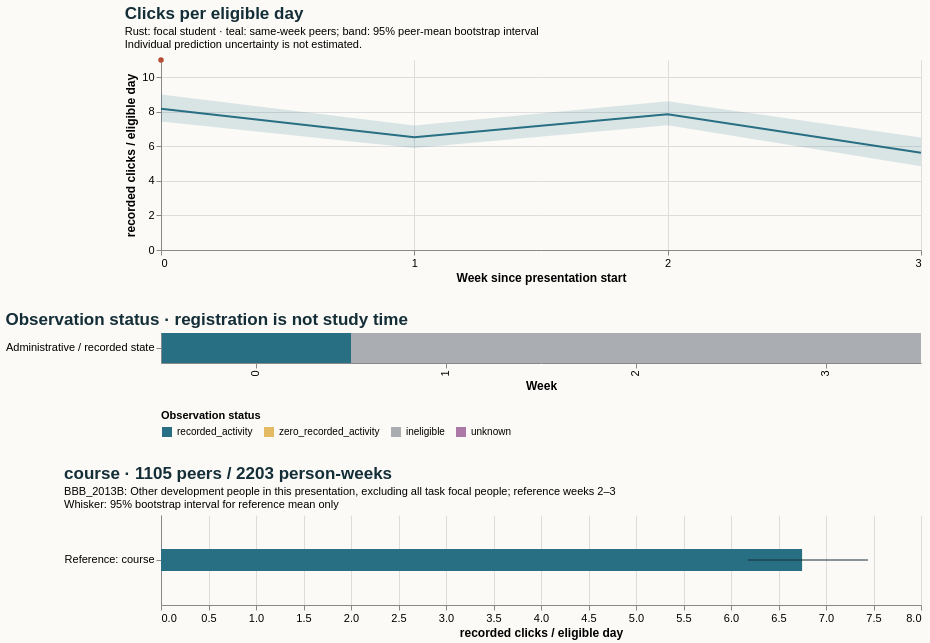

The specification (Vega-Lite) saved for this image:
### Vega-Lite specification from a JSON file in a GitHub repository (floating-point values rounded to 4 significant figures)
{"$schema": "https://vega.github.io/schema/vega-lite/v5.20.1.json", "config": {"axis": {"labelFontSize": 11, "titleFontSize": 12}, "background": "#fbfaf7", "font": "sans-serif", "title": {"anchor": "start", "color": "#142e38", "fontSize": 17, "subtitleFontSize": 11}, "view": {"continuousHeight": 300, "continuousWidth": 300, "stroke": null}}, "datasets": {"data-666cd0ef6f68173f0ae2743beb67f0e4": [{"end_day": 6, "focal_value": 11.0, "peer_ci_high": 9.0, "peer_ci_low": 7.447, "peer_mean": 8.174, "peer_observations": 1127, "peer_people": 1127, "reference": "course", "unit": "recorded clicks / eligible day", "week": 0}, {"end_day": 13, "focal_value": null, "peer_ci_high": 7.211, "peer_ci_low": 5.899, "peer_mean": 6.521, "peer_observations": 1121, "peer_people": 1121, "reference": "course", "unit": "recorded clicks / eligible day", "week": 1}, {"end_day": 20, "focal_value": null, "peer_ci_high": 8.611, "peer_ci_low": 7.222, "peer_mean": 7.865, "peer_observations": 1105, "peer_people": 1105, "reference": "course", "unit": "recorded clicks / eligible day", "week": 2}, {"end_day": 27, "focal_value": null, "peer_ci_high": 6.513, "peer_ci_low": 4.853, "peer_mean": 5.625, "peer_observations": 1098, "peer_people": 1098, "reference": "course", "unit": "recorded clicks / eligible day", "week": 3}], "data-89a72f8ec02b7692eee1a8b311bfa20f": [{"eligible_days": 5.0, "end_day": 6, "logging_completeness": "unknown", "observation_status": "recorded_activity", "row": "Administrative / recorded state", "score_status": "withheld_release_time_unknown", "start_day": 0, "value": 11.0, "week": 0}, {"eligible_days": 0.0, "end_day": 13, "logging_completeness": "unknown", "observation_status": "ineligible", "row": "Administrative / recorded state", "score_status": "withheld_release_time_unknown", "start_day": 7, "value": null, "week": 1}, {"eligible_days": 0.0, "end_day": 20, "logging_completeness": "unknown", "observation_status": "ineligible", "row": "Administrative / recorded state", "score_status": "withheld_release_time_unknown", "start_day": 14, "value": null, "week": 2}, {"eligible_days": 0.0, "end_day": 27, "logging_completeness": "unknown", "observation_status": "ineligible", "row": "Administrative / recorded state", "score_status": "withheld_release_time_unknown", "start_day": 21, "value": null, "week": 3}], "data-ad1681db8c553fe6ffdbb00f3138d83d": [{"hi": null, "lo": null, "series": "Focal: weeks 2–3", "value": null}, {"hi": 7.442, "lo": 6.18, "series": "Reference: course", "value": 6.748}]}, "resolve": {"scale": {"color": "independent"}}, "spacing": 28, "vconcat": [{"data": {"name": "data-666cd0ef6f68173f0ae2743beb67f0e4"}, "height": 190, "layer": [{"encoding": {"x": {"axis": {"tickMinStep": 1}, "field": "week", "title": "Week since presentation start", "type": "quantitative"}, "y": {"field": "peer_ci_low", "scale": {"zero": true}, "title": "recorded clicks / eligible day", "type": "quantitative"}, "y2": {"field": "peer_ci_high"}}, "mark": {"color": "#286f83", "opacity": 0.16, "type": "area"}}, {"encoding": {"tooltip": [{"field": "week", "type": "quantitative"}, {"field": "peer_mean", "type": "quantitative"}, {"field": "peer_people", "type": "quantitative"}, {"field": "peer_observations", "type": "quantitative"}], "x": {"field": "week", "type": "quantitative"}, "y": {"field": "peer_mean", "type": "quantitative"}}, "mark": {"color": "#286f83", "strokeWidth": 2, "type": "line"}}, {"encoding": {"tooltip": [{"field": "week", "type": "quantitative"}, {"field": "focal_value", "type": "quantitative"}], "x": {"field": "week", "type": "quantitative"}, "y": {"field": "focal_value", "type": "quantitative"}}, "mark": {"color": "#b64c35", "point": {"color": "#b64c35"}, "strokeWidth": 2.5, "type": "line"}}], "title": {"subtitle": ["Rust: focal student · teal: same-week peers; band: 95% peer-mean bootstrap interval", "Individual prediction uncertainty is not estimated."], "text": "Clicks per eligible day"}, "width": 760}, {"data": {"name": "data-89a72f8ec02b7692eee1a8b311bfa20f"}, "encoding": {"color": {"field": "observation_status", "legend": {"labelLimit": 260, "orient": "bottom"}, "scale": {"domain": ["recorded_activity", "zero_recorded_activity", "ineligible", "unknown"], "range": ["#286f83", "#e4bb64", "#aaaeb3", "#ac78a5"]}, "title": "Observation status", "type": "nominal"}, "tooltip": [{"field": "week", "type": "quantitative"}, {"field": "eligible_days", "type": "quantitative"}, {"field": "observation_status", "type": "nominal"}, {"field": "logging_completeness", "type": "nominal"}], "x": {"field": "week", "title": "Week", "type": "ordinal"}, "y": {"field": "row", "title": null, "type": "nominal"}}, "height": 30, "mark": {"type": "rect"}, "title": "Observation status · registration is not study time", "width": 760}, {"data": {"name": "data-ad1681db8c553fe6ffdbb00f3138d83d"}, "height": 90, "layer": [{"encoding": {"x": {"field": "value", "scale": {"domain": [0, 7.814], "zero": true}, "title": "recorded clicks / eligible day", "type": "quantitative"}, "y": {"field": "series", "sort": null, "title": null, "type": "nominal"}}, "mark": {"color": "#286f83", "size": 22, "type": "bar"}}, {"encoding": {"x": {"field": "lo", "type": "quantitative"}, "x2": {"field": "hi"}, "y": {"field": "series", "sort": null, "title": null, "type": "nominal"}}, "mark": {"color": "#142e38", "type": "rule"}}], "title": {"subtitle": ["BBB_2013B: Other development people in this presentation, excluding all task focal people; reference weeks 2–3", "Whisker: 95% bootstrap interval for reference mean only"], "text": "course · 1105 peers / 2203 person-weeks"}, "width": 760}]}
